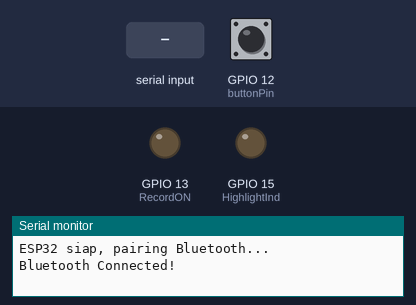
The sketch below on a simulated ESP32. Shown: output pins drawn as LEDs (lit = HIGH), the last lines printed to the serial monitor. The inputs (shaded band) are chosen by the test bench; at power-on: GPIO 12 (buttonPin) HIGH. Nothing arrives over Bluetooth unless stated.

Above: at 1.2 s.
1.3 s: "start\n" received over the second serial link
At 2.5 s:
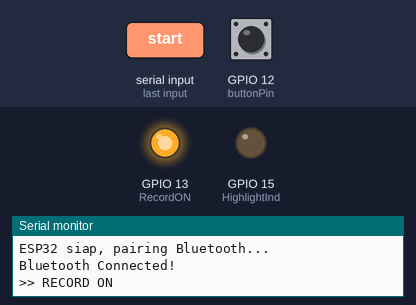
2.8 s: "success\n" received over the second serial link
At 3.5 s:
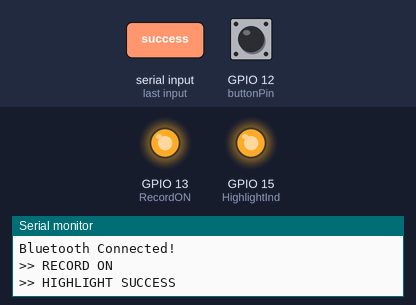
6.9 s: "stop\n" received over the second serial link
At 8.1 s:
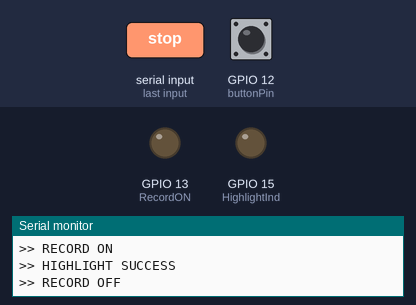
Timing chart, 0 to 9.4 s (numbered marks = the images above; inputs shaded):
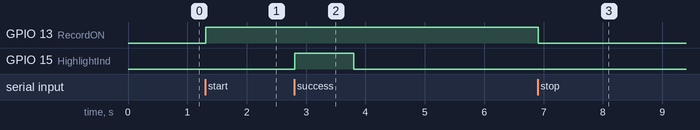

Measured:
- after the input at 1.3 s, GPIO 13 (RecordON): LOW → HIGH at once
- after the input at 2.8 s, GPIO 15 (HighlightInd): LOW → HIGH at once, → LOW 1.0 s later
- after the input at 6.9 s, GPIO 13 (RecordON): HIGH → LOW at once

The sketch:

HighlightButton.ino
```cpp
#include "BluetoothSerial.h"

BluetoothSerial SerialBT;

const int buttonPin = 12;
const int RecordON = 13;
const int HighlightInd = 15;

int lastState = HIGH;
bool isRecording = false;
bool btConnected = false;

void setup() {
  pinMode(buttonPin, INPUT_PULLUP);
  pinMode(RecordON, OUTPUT);
  pinMode(HighlightInd, OUTPUT);

  Serial.begin(115200);

  // Indikator awal boot: nyalakan semua LED
  digitalWrite(RecordON, HIGH);
  digitalWrite(HighlightInd, HIGH);

  // ESP32 sebagai Bluetooth Serial dengan nama RemoteESP
  SerialBT.begin("RemoteESP");
  Serial.println("ESP32 siap, pairing Bluetooth...");
}

void loop() {
  // Cek status koneksi Bluetooth
  if (SerialBT.hasClient()) {
    if (!btConnected) {
      btConnected = true;
      Serial.println("Bluetooth Connected!");
      // Matikan indikator setelah konek
      digitalWrite(RecordON, LOW);
      digitalWrite(HighlightInd, LOW);
    }
  } else {
    if (btConnected) {
      btConnected = false;
      Serial.println("Bluetooth Disconnected!");
      // Nyalakan indikator lagi saat putus
      digitalWrite(RecordON, HIGH);
      digitalWrite(HighlightInd, HIGH);
    }
  }

  // Tombol ditekan → kirim highlight ke Raspi
  int buttonState = digitalRead(buttonPin);
  if (lastState == HIGH && buttonState == LOW) {
    Serial.println("Tombol ditekan → kirim highlight");
    SerialBT.println("highlight");
  }
  lastState = buttonState;

  // Baca perintah dari Raspi
  if (SerialBT.available()) {
    String cmd = SerialBT.readStringUntil('\n');
    cmd.trim();
    cmd.toLowerCase();  // biar case-insensitive

    if (cmd == "start") {
      Serial.println(">> RECORD ON");
      digitalWrite(RecordON, HIGH);
      isRecording = true;
    }
    else if (cmd == "stop") {
      Serial.println(">> RECORD OFF");
      digitalWrite(RecordON, LOW);
      isRecording = false;
    }
    else if (isRecording && cmd == "success") {
      Serial.println(">> HIGHLIGHT SUCCESS");
      digitalWrite(HighlightInd, HIGH);
      delay(1000);
      digitalWrite(HighlightInd, LOW);
    }
  }

  delay(20); // debounce sederhana
}
```
